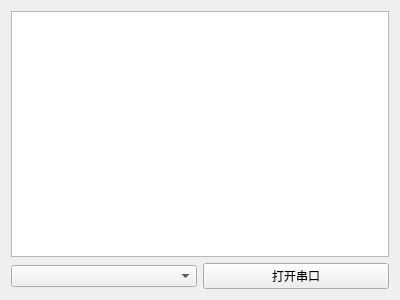
<?xml version="1.0" encoding="UTF-8"?>
<ui version="4.0">
 <class>Form</class>
 <widget class="QWidget" name="Form">
  <property name="geometry">
   <rect>
    <x>0</x>
    <y>0</y>
    <width>400</width>
    <height>300</height>
   </rect>
  </property>
  <property name="windowTitle">
   <string>Form</string>
  </property>
  <layout class="QVBoxLayout" name="verticalLayout">
   <item>
    <widget class="QTextEdit" name="textEdit">
     <property name="readOnly">
      <bool>true</bool>
     </property>
    </widget>
   </item>
   <item>
    <layout class="QHBoxLayout">
     <item>
      <widget class="QComboBox" name="comboBox"/>
     </item>
     <item>
      <widget class="QPushButton" name="pushButton">
       <property name="text">
        <string>打开串口</string>
       </property>
      </widget>
     </item>
    </layout>
   </item>
  </layout>
 </widget>
 <resources/>
 <connections/>
</ui>
